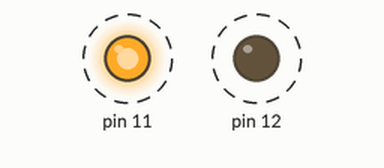
Simulated run of this sketch. Board: Arduino Uno, built with avr-gcc and run on an emulated ATmega328P. Parts: output pins drawn as LEDs (lit = HIGH). Dashed ring = blinking.

Above: at 0.3 s.
Timing chart, 0 to 3.0 s (numbered marks = the images above):
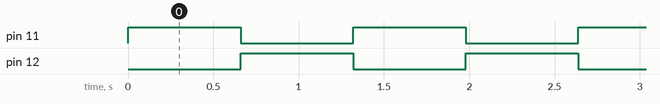

Measured:
- by itself, pin 11, pin 12: alternates HIGH for 0.66 s and LOW for 0.66 s

The sketch:

malnim3Lab1.ino
```cpp
// Video to Youtube: https://youtu.be/J6m2S_DmM44
bool status = false;
long count = 0;
void setup() {
  // initialize digital pin LED_BUILTIN as an output.
  pinMode(12, OUTPUT);
  pinMode(11, OUTPUT);
}

// the loop function runs over and over again forever
void loop() {
  if(count == 0){
    if(status){
      digitalWrite(12, HIGH);
      digitalWrite(11, LOW);
      status = false;
      }else{
        digitalWrite(12, LOW);
        digitalWrite(11, HIGH);
        status = true;
        }
        count = 160000;
    }
    count--;
}
```
